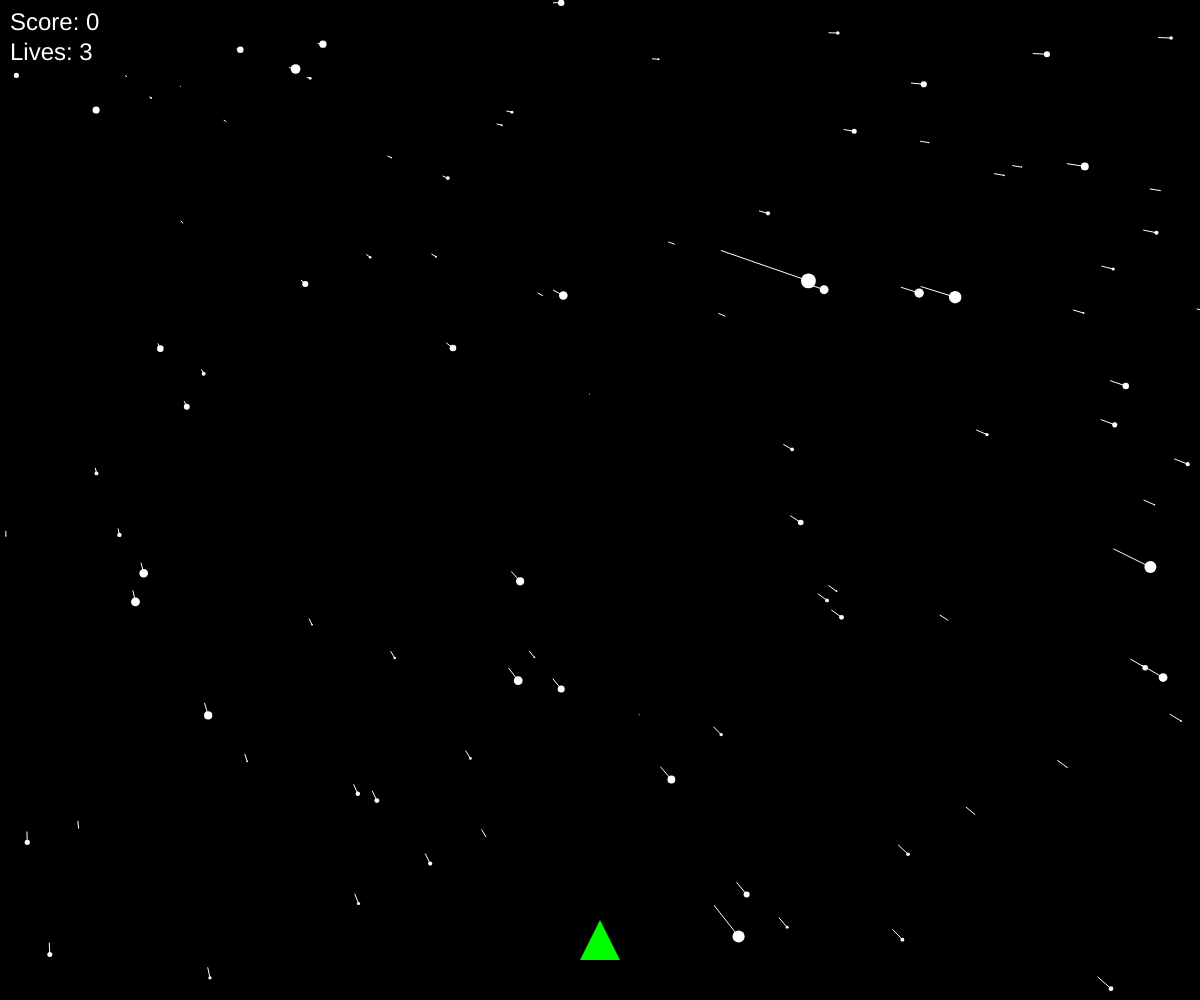
Frame 1 (no input)
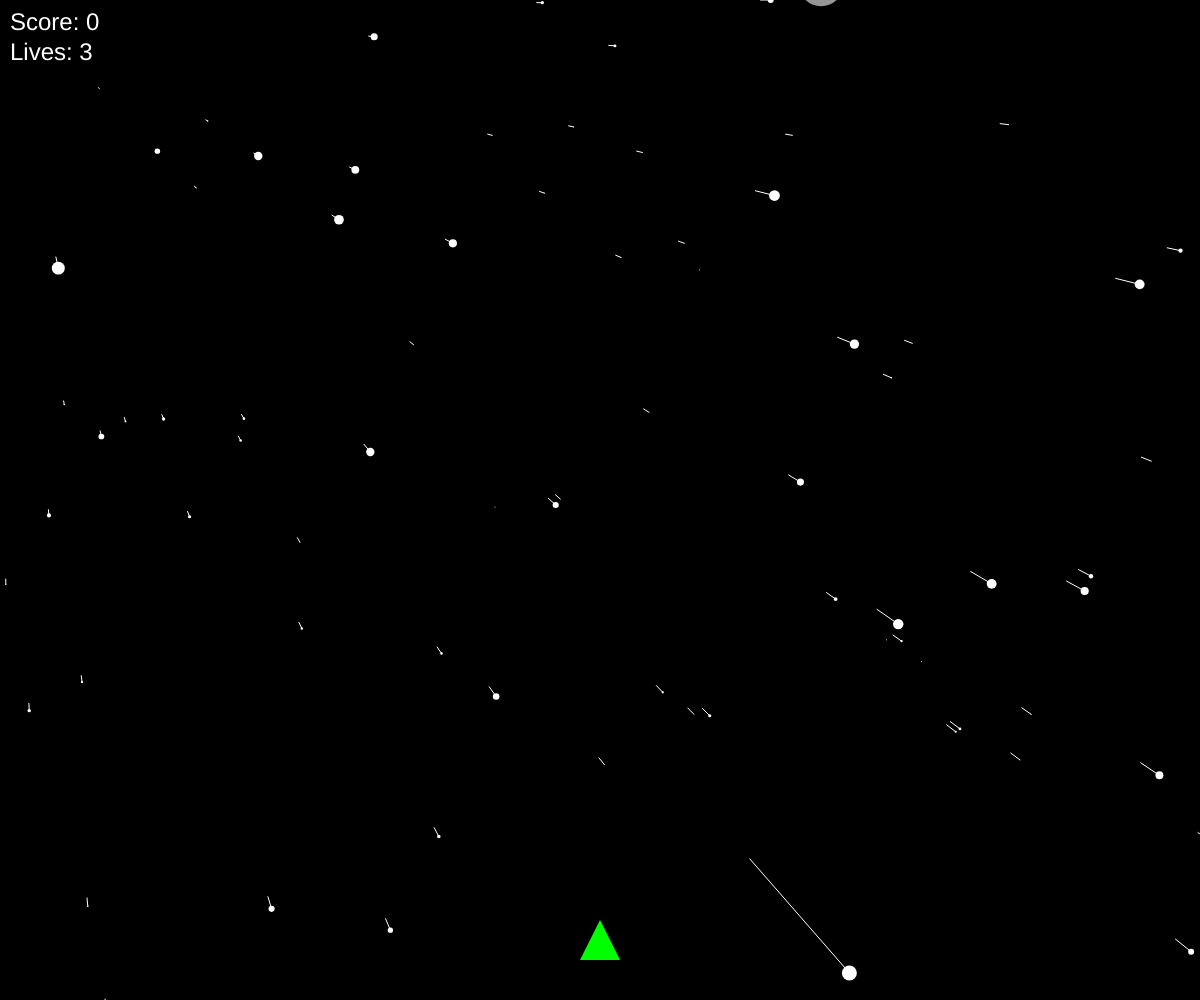
Frame 60 (no input)
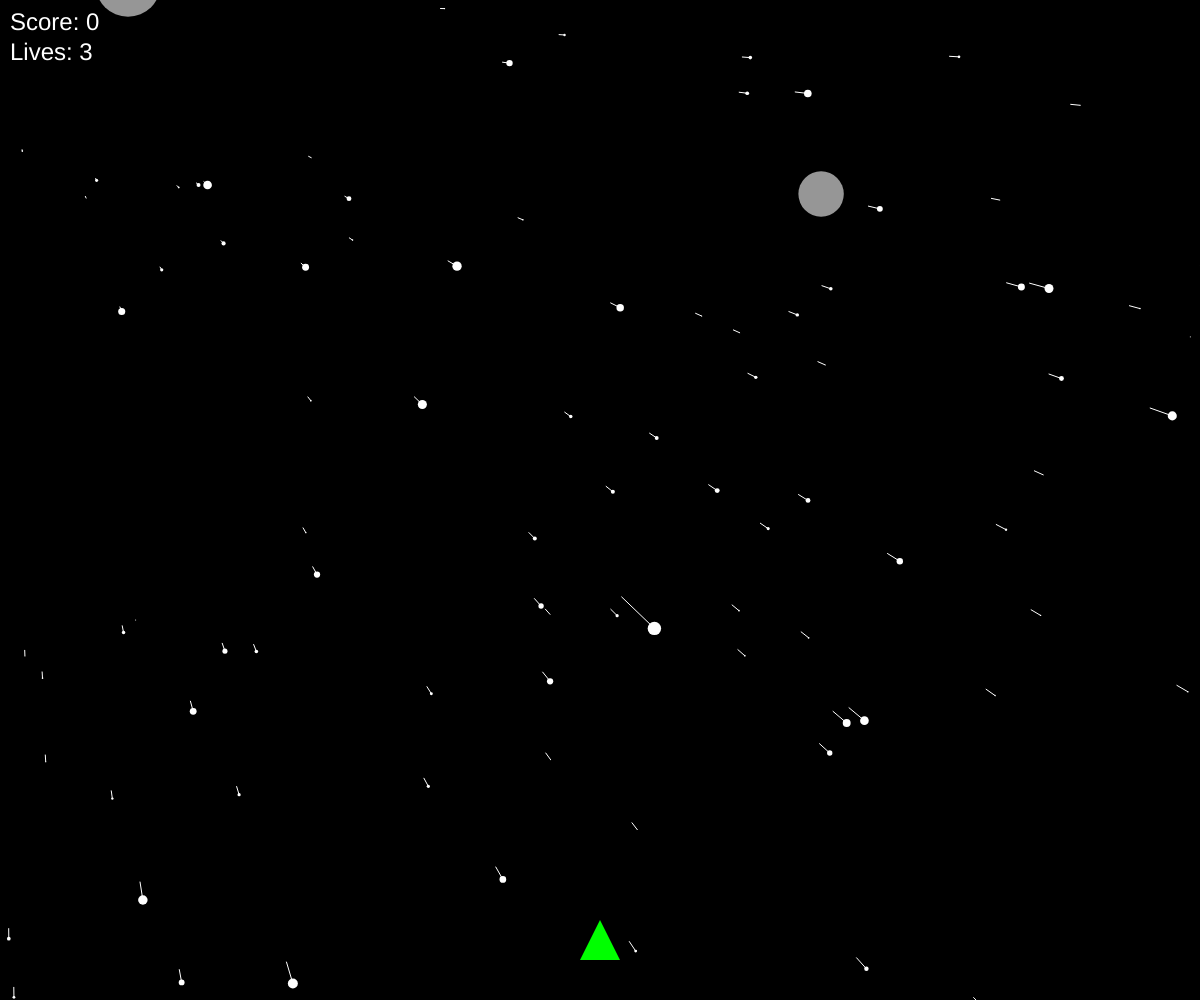
Frame 120 (the mouse pressed at the canvas centre since frame 60)

The p5.js sketch that drew these frames (run headless with seeded random() and noise() and a simulated clock; from frame 60 on, the mouse is pressed at the canvas centre):

// p5.js sketch
// ── sketch.js
// Space Defender Game

let spaceship;
let asteroids = [];
let lasers = [];
let stars = [];
let score = 0;
let lives = 3;
let gameOver = false;

function setup() {
  createCanvas(windowWidth, windowHeight);
  spaceship = new Spaceship();
  for (let i = 0; i < 200; i++) {
    stars.push(new Star());
  }
}

function draw() {
  background(0);
  if (!gameOver) {
    for (let star of stars) {
      star.update();
      star.show();
    }

    spaceship.update();
    spaceship.show();
    spaceship.edges();

    for (let laser of lasers) {
      laser.update();
      laser.show();
    }

    if (frameCount % 60 === 0) {
      asteroids.push(new Asteroid());
    }

    for (let asteroid of asteroids) {
      asteroid.update();
      asteroid.show();

      if (spaceship.hits(asteroid)) {
        lives--;
        if (lives <= 0) {
          gameOver = true;
        }
      }
    }

    for (let i = lasers.length - 1; i >= 0; i--) {
      for (let j = asteroids.length - 1; j >= 0; j--) {
        if (lasers[i].hits(asteroids[j])) {
          score += 10;
          asteroids.splice(j, 1);
          lasers.splice(i, 1);
          break;
        }
      }
    }

    fill(255);
    textSize(24);
    text("Score: " + score, 10, 30);
    text("Lives: " + lives, 10, 60);
  } else {
    fill(255, 0, 0);
    textSize(48);
    textAlign(CENTER);
    text("GAME OVER", width / 2, height / 2);
    textSize(24);
    text("Press R to Restart", width / 2, height / 2 + 50);
  }
}

function keyPressed() {
  if (key === ' ') {
    lasers.push(new Laser(spaceship.pos.x, spaceship.pos.y));
  } else if (keyCode === RIGHT_ARROW) {
    spaceship.setDir(1);
  } else if (keyCode === LEFT_ARROW) {
    spaceship.setDir(-1);
  }
  if (gameOver && key === 'r') {
    score = 0;
    lives = 3;
    gameOver = false;
    asteroids = [];
  }
}

function keyReleased() {
  if (keyCode === RIGHT_ARROW || keyCode === LEFT_ARROW) {
    spaceship.setDir(0);
  }
}

class Star {
  constructor() {
    this.x = random(width);
    this.y = random(height);
    this.z = random(width);
    this.pz = this.z;
  }

  update() {
    this.z -= 10;
    if (this.z < 1) {
      this.z = width;
      this.x = random(width);
      this.y = random(height);
      this.pz = this.z;
    }
  }

  show() {
    fill(255);
    noStroke();
    let sx = map(this.x / this.z, 0, 1, 0, width);
    let sy = map(this.y / this.z, 0, 1, 0, height);
    let r = map(this.z, 0, width, 16, 0);
    ellipse(sx, sy, r, r);

    let px = map(this.x / this.pz, 0, 1, 0, width);
    let py = map(this.y / this.pz, 0, 1, 0, height);

    this.pz = this.z;

    stroke(255);
    line(px, py, sx, sy);
  }
}

class Spaceship {
  constructor() {
    this.pos = createVector(width / 2, height - 60);
    this.r = 20;
    this.dir = 0;
  }

  setDir(dir) {
    this.dir = dir;
  }

  update() {
    this.pos.x += this.dir * 5;
  }

  show() {
    fill(0, 255, 0);
    noStroke();
    triangle(this.pos.x - this.r, this.pos.y + this.r, this.pos.x + this.r, this.pos.y + this.r, this.pos.x, this.pos.y - this.r);
  }

  edges() {
    if (this.pos.x > width - this.r) {
      this.pos.x = width - this.r;
    } else if (this.pos.x < this.r) {
      this.pos.x = this.r;
    }
  }

  hits(asteroid) {
    let d = dist(this.pos.x, this.pos.y, asteroid.pos.x, asteroid.pos.y);
    return (d < this.r + asteroid.r);
  }
}

class Laser {
  constructor(x, y) {
    this.pos = createVector(x, y);
    this.vel = createVector(0, -10);
  }

  update() {
    this.pos.add(this.vel);
  }

  show() {
    fill(255, 0, 0);
    noStroke();
    ellipse(this.pos.x, this.pos.y, 8, 8);
  }

  hits(asteroid) {
    let d = dist(this.pos.x, this.pos.y, asteroid.pos.x, asteroid.pos.y);
    return (d < asteroid.r);
  }
}

class Asteroid {
  constructor() {
    this.pos = createVector(random(width), -20);
    this.vel = createVector(0, random(2, 5));
    this.r = random(20, 50);
  }

  update() {
    this.pos.add(this.vel);
  }

  show() {
    fill(150);
    noStroke();
    ellipse(this.pos.x, this.pos.y, this.r * 2, this.r * 2);
  }
}
